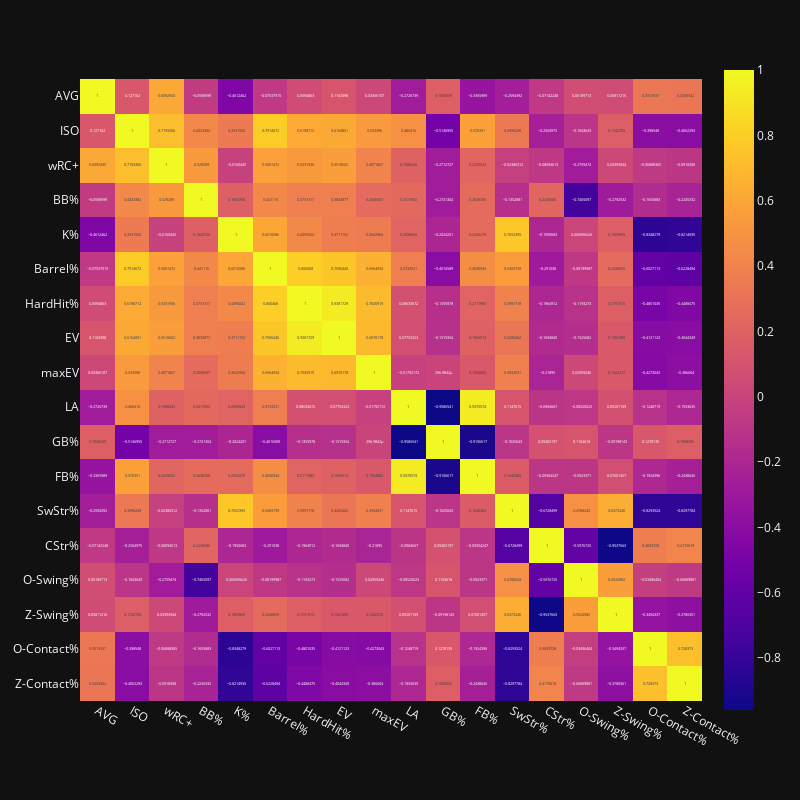

Source (notebook cell):
### Code cell
corr_heatmap = px.imshow(numeric_data.corr(), text_auto=True)
corr_heatmap.update_layout(width=800, height=800)

### Figure 1 — Plotly figure (JSON) as saved in the notebook; plotly's stock layout.template omitted (floating-point values rounded to 4 significant figures; data arrays with more than 128 entries replaced by an {"elided": "..."} marker saying what was removed)
{"data": [{"coloraxis": "coloraxis", "hovertemplate": "x: %{x}<br>y: %{y}<br>color: %{z}<extra></extra>", "name": "0", "texttemplate": "%{z}", "type": "heatmap", "x": ["AVG", "ISO", "wRC+", "BB%", "K%", "Barrel%", "HardHit%", "EV", "maxEV", "LA", "GB%", "FB%", "SwStr%", "CStr%", "O-Swing%", "Z-Swing%", "O-Contact%", "Z-Contact%"], "xaxis": "x", "y": ["AVG", "ISO", "wRC+", "BB%", "K%", "Barrel%", "HardHit%", "EV", "maxEV", "LA", "GB%", "FB%", "SwStr%", "CStr%", "O-Swing%", "Z-Swing%", "O-Contact%", "Z-Contact%"], "yaxis": "y", "z": {"elided": "18x18 float values"}}], "layout": {"coloraxis": {"colorscale": [[0, "#0d0887"], [0.1111, "#46039f"], [0.2222, "#7201a8"], [0.3333, "#9c179e"], [0.4444, "#bd3786"], [0.5556, "#d8576b"], [0.6667, "#ed7953"], [0.7778, "#fb9f3a"], [0.8889, "#fdca26"], [1, "#f0f921"]]}, "height": 800, "margin": {"t": 60}, "width": 800, "xaxis": {"anchor": "y", "constrain": "domain", "domain": [0, 1], "scaleanchor": "y"}, "yaxis": {"anchor": "x", "autorange": "reversed", "constrain": "domain", "domain": [0, 1]}}}
